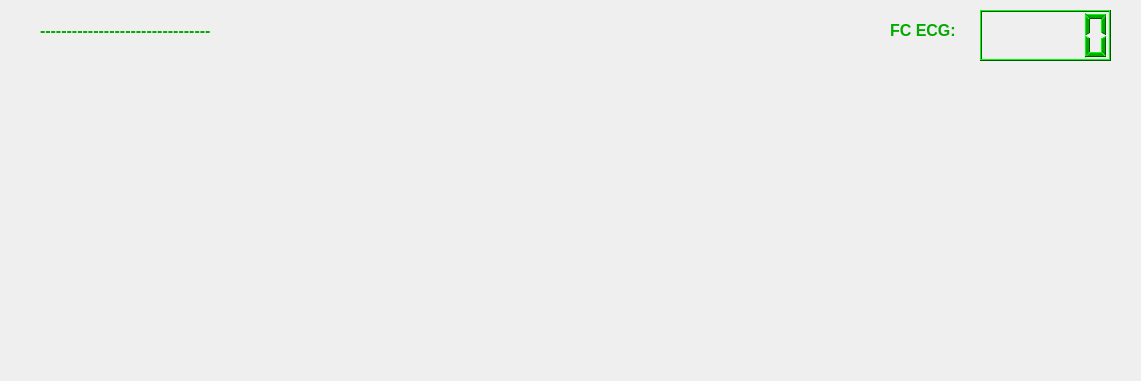
   <widget class="PlotWidget" name="ecgPlot" native="true">
    <property name="geometry">
     <rect>
      <x>30</x>
      <y>60</y>
      <width>1141</width>
      <height>381</height>
     </rect>
    </property>
    <widget class="QLCDNumber" name="ecgHrDisplay">
     <property name="geometry">
      <rect>
       <x>980</x>
       <y>10</y>
       <width>131</width>
       <height>51</height>
      </rect>
     </property>
     <property name="palette">
      <palette>
       <active>
        <colorrole role="WindowText">
         <brush brushstyle="SolidPattern">
          <color alpha="255">
           <red>0</red>
           <green>170</green>
           <blue>0</blue>
          </color>
         </brush>
        </colorrole>
        <colorrole role="Button">
         <brush brushstyle="SolidPattern">
          <color alpha="255">
           <red>0</red>
           <green>170</green>
           <blue>0</blue>
          </color>
         </brush>
        </colorrole>
        <colorrole role="Light">
         <brush brushstyle="SolidPattern">
          <color alpha="255">
           <red>0</red>
           <green>255</green>
           <blue>0</blue>
          </color>
         </brush>
        </colorrole>
        <colorrole role="Midlight">
         <brush brushstyle="SolidPattern">
          <color alpha="255">
           <red>0</red>
           <green>212</green>
           <blue>0</blue>
          </color>
         </brush>
        </colorrole>
        <colorrole role="Dark">
         <brush brushstyle="SolidPattern">
          <color alpha="255">
           <red>0</red>
           <green>85</green>
           <blue>0</blue>
          </color>
         </brush>
        </colorrole>
        <colorrole role="Mid">
         <brush brushstyle="SolidPattern">
          <color alpha="255">
           <red>0</red>
           <green>113</green>
           <blue>0</blue>
          </color>
         </brush>
        </colorrole>
        <colorrole role="Text">
         <brush brushstyle="SolidPattern">
          <color alpha="255">
           <red>0</red>
           <green>170</green>
           <blue>0</blue>
          </color>
         </brush>
        </colorrole>
        <colorrole role="BrightText">
         <brush brushstyle="SolidPattern">
          <color alpha="255">
           <red>255</red>
           <green>255</green>
           <blue>255</blue>
          </color>
         </brush>
        </colorrole>
        <colorrole role="ButtonText">
         <brush brushstyle="SolidPattern">
          <color alpha="255">
           <red>0</red>
           <green>170</green>
           <blue>0</blue>
          </color>
         </brush>
        </colorrole>
        <colorrole role="Base">
         <brush brushstyle="SolidPattern">
          <color alpha="255">
           <red>255</red>
           <green>255</green>
           <blue>255</blue>
          </color>
         </brush>
        </colorrole>
        <colorrole role="Window">
         <brush brushstyle="SolidPattern">
          <color alpha="255">
           <red>0</red>
           <green>170</green>
           <blue>0</blue>
          </color>
         </brush>
        </colorrole>
        <colorrole role="Shadow">
         <brush brushstyle="SolidPattern">
          <color alpha="255">
           <red>0</red>
           <green>0</green>
           <blue>0</blue>
          </color>
         </brush>
        </colorrole>
        <colorrole role="AlternateBase">
         <brush brushstyle="SolidPattern">
          <color alpha="255">
           <red>127</red>
           <green>212</green>
           <blue>127</blue>
          </color>
         </brush>
        </colorrole>
        <colorrole role="ToolTipBase">
         <brush brushstyle="SolidPattern">
          <color alpha="255">
           <red>255</red>
           <green>255</green>
           <blue>220</blue>
          </color>
         </brush>
        </colorrole>
        <colorrole role="ToolTipText">
         <brush brushstyle="SolidPattern">
          <color alpha="255">
           <red>0</red>
           <green>0</green>
           <blue>0</blue>
          </color>
         </brush>
        </colorrole>
       </active>
       <inactive>
        <colorrole role="WindowText">
         <brush brushstyle="SolidPattern">
          <color alpha="255">
           <red>0</red>
           <green>170</green>
           <blue>0</blue>
          </color>
         </brush>
        </colorrole>
        <colorrole role="Button">
         <brush brushstyle="SolidPattern">
          <color alpha="255">
           <red>0</red>
           <green>170</green>
           <blue>0</blue>
          </color>
         </brush>
        </colorrole>
        <colorrole role="Light">
         <brush brushstyle="SolidPattern">
          <color alpha="255">
           <red>0</red>
           <green>255</green>
           <blue>0</blue>
          </color>
         </brush>
        </colorrole>
        <colorrole role="Midlight">
         <brush brushstyle="SolidPattern">
          <color alpha="255">
           <red>0</red>
           <green>212</green>
           <blue>0</blue>
          </color>
         </brush>
        </colorrole>
        <colorrole role="Dark">
         <brush brushstyle="SolidPattern">
          <color alpha="255">
           <red>0</red>
           <green>85</green>
           <blue>0</blue>
          </color>
         </brush>
        </colorrole>
        <colorrole role="Mid">
         <brush brushstyle="SolidPattern">
          <color alpha="255">
           <red>0</red>
           <green>113</green>
           <blue>0</blue>
          </color>
         </brush>
        </colorrole>
        <colorrole role="Text">
         <brush brushstyle="SolidPattern">
          <color alpha="255">
           <red>0</red>
           <green>170</green>
           <blue>0</blue>
          </color>
         </brush>
        </colorrole>
        <colorrole role="BrightText">
         <brush brushstyle="SolidPattern">
          <color alpha="255">
           <red>255</red>
           <green>255</green>
           <blue>255</blue>
          </color>
         </brush>
        </colorrole>
        <colorrole role="ButtonText">
         <brush brushstyle="SolidPattern">
          <color alpha="255">
           <red>0</red>
           <green>170</green>
           <blue>0</blue>
          </color>
         </brush>
        </colorrole>
        <colorrole role="Base">
         <brush brushstyle="SolidPattern">
          <color alpha="255">
           <red>255</red>
           <green>255</green>
           <blue>255</blue>
          </color>
         </brush>
        </colorrole>
        <colorrole role="Window">
         <brush brushstyle="SolidPattern">
          <color alpha="255">
           <red>0</red>
           <green>170</green>
           <blue>0</blue>
          </color>
         </brush>
        </colorrole>
        <colorrole role="Shadow">
         <brush brushstyle="SolidPattern">
          <color alpha="255">
           <red>0</red>
           <green>0</green>
           <blue>0</blue>
          </color>
         </brush>
        </colorrole>
        <colorrole role="AlternateBase">
         <brush brushstyle="SolidPattern">
          <color alpha="255">
           <red>127</red>
           <green>212</green>
           <blue>127</blue>
          </color>
         </brush>
        </colorrole>
        <colorrole role="ToolTipBase">
         <brush brushstyle="SolidPattern">
          <color alpha="255">
           <red>255</red>
           <green>255</green>
           <blue>220</blue>
          </color>
         </brush>
        </colorrole>
        <colorrole role="ToolTipText">
         <brush brushstyle="SolidPattern">
          <color alpha="255">
           <red>0</red>
           <green>0</green>
           <blue>0</blue>
          </color>
         </brush>
        </colorrole>
       </inactive>
       <disabled>
        <colorrole role="WindowText">
         <brush brushstyle="SolidPattern">
          <color alpha="255">
           <red>0</red>
           <green>85</green>
           <blue>0</blue>
          </color>
         </brush>
        </colorrole>
        <colorrole role="Button">
         <brush brushstyle="SolidPattern">
          <color alpha="255">
           <red>0</red>
           <green>170</green>
           <blue>0</blue>
          </color>
         </brush>
        </colorrole>
        <colorrole role="Light">
         <brush brushstyle="SolidPattern">
          <color alpha="255">
           <red>0</red>
           <green>255</green>
           <blue>0</blue>
          </color>
         </brush>
        </colorrole>
        <colorrole role="Midlight">
         <brush brushstyle="SolidPattern">
          <color alpha="255">
           <red>0</red>
           <green>212</green>
           <blue>0</blue>
          </color>
         </brush>
        </colorrole>
        <colorrole role="Dark">
         <brush brushstyle="SolidPattern">
          <color alpha="255">
           <red>0</red>
           <green>85</green>
           <blue>0</blue>
          </color>
         </brush>
        </colorrole>
        <colorrole role="Mid">
         <brush brushstyle="SolidPattern">
          <color alpha="255">
           <red>0</red>
           <green>113</green>
           <blue>0</blue>
          </color>
         </brush>
        </colorrole>
        <colorrole role="Text">
         <brush brushstyle="SolidPattern">
          <color alpha="255">
           <red>0</red>
           <green>85</green>
           <blue>0</blue>
          </color>
         </brush>
        </colorrole>
        <colorrole role="BrightText">
         <brush brushstyle="SolidPattern">
          <color alpha="255">
           <red>255</red>
           <green>255</green>
           <blue>255</blue>
          </color>
         </brush>
        </colorrole>
        <colorrole role="ButtonText">
         <brush brushstyle="SolidPattern">
          <color alpha="255">
           <red>0</red>
           <green>85</green>
           <blue>0</blue>
          </color>
         </brush>
        </colorrole>
        <colorrole role="Base">
         <brush brushstyle="SolidPattern">
          <color alpha="255">
           <red>0</red>
           <green>170</green>
           <blue>0</blue>
          </color>
         </brush>
        </colorrole>
        <colorrole role="Window">
         <brush brushstyle="SolidPattern">
          <color alpha="255">
           <red>0</red>
           <green>170</green>
           <blue>0</blue>
          </color>
         </brush>
        </colorrole>
        <colorrole role="Shadow">
         <brush brushstyle="SolidPattern">
          <color alpha="255">
           <red>0</red>
           <green>0</green>
           <blue>0</blue>
          </color>
         </brush>
        </colorrole>
        <colorrole role="AlternateBase">
         <brush brushstyle="SolidPattern">
          <color alpha="255">
           <red>0</red>
           <green>170</green>
           <blue>0</blue>
          </color>
         </brush>
        </colorrole>
        <colorrole role="ToolTipBase">
         <brush brushstyle="SolidPattern">
          <color alpha="255">
           <red>255</red>
           <green>255</green>
           <blue>220</blue>
          </color>
         </brush>
        </colorrole>
        <colorrole role="ToolTipText">
         <brush brushstyle="SolidPattern">
          <color alpha="255">
           <red>0</red>
           <green>0</green>
           <blue>0</blue>
          </color>
         </brush>
        </colorrole>
       </disabled>
      </palette>
     </property>
    </widget>
    <widget class="QLabel" name="LabelHr">
     <property name="geometry">
      <rect>
       <x>890</x>
       <y>20</y>
       <width>71</width>
       <height>20</height>
      </rect>
     </property>
     <property name="palette">
      <palette>
       <active>
        <colorrole role="WindowText">
         <brush brushstyle="SolidPattern">
          <color alpha="255">
           <red>0</red>
           <green>170</green>
           <blue>0</blue>
          </color>
         </brush>
        </colorrole>
        <colorrole role="Button">
         <brush brushstyle="SolidPattern">
          <color alpha="255">
           <red>0</red>
           <green>170</green>
           <blue>0</blue>
          </color>
         </brush>
        </colorrole>
        <colorrole role="Light">
         <brush brushstyle="SolidPattern">
          <color alpha="255">
           <red>0</red>
           <green>255</green>
           <blue>0</blue>
          </color>
         </brush>
        </colorrole>
        <colorrole role="Midlight">
         <brush brushstyle="SolidPattern">
          <color alpha="255">
           <red>0</red>
           <green>212</green>
           <blue>0</blue>
          </color>
         </brush>
        </colorrole>
        <colorrole role="Dark">
         <brush brushstyle="SolidPattern">
          <color alpha="255">
           <red>0</red>
           <green>85</green>
           <blue>0</blue>
          </color>
         </brush>
        </colorrole>
        <colorrole role="Mid">
         <brush brushstyle="SolidPattern">
          <color alpha="255">
           <red>0</red>
           <green>113</green>
           <blue>0</blue>
          </color>
         </brush>
        </colorrole>
        <colorrole role="Text">
         <brush brushstyle="SolidPattern">
          <color alpha="255">
           <red>255</red>
           <green>255</green>
           <blue>255</blue>
          </color>
         </brush>
        </colorrole>
        <colorrole role="BrightText">
         <brush brushstyle="SolidPattern">
          <color alpha="255">
           <red>255</red>
           <green>255</green>
           <blue>255</blue>
          </color>
         </brush>
        </colorrole>
        <colorrole role="ButtonText">
         <brush brushstyle="SolidPattern">
          <color alpha="255">
           <red>0</red>
           <green>0</green>
           <blue>0</blue>
          </color>
         </brush>
        </colorrole>
        <colorrole role="Base">
         <brush brushstyle="SolidPattern">
          <color alpha="255">
           <red>255</red>
           <green>255</green>
           <blue>255</blue>
          </color>
         </brush>
        </colorrole>
        <colorrole role="Window">
         <brush brushstyle="SolidPattern">
          <color alpha="255">
           <red>0</red>
           <green>170</green>
           <blue>0</blue>
          </color>
         </brush>
        </colorrole>
        <colorrole role="Shadow">
         <brush brushstyle="SolidPattern">
          <color alpha="255">
           <red>0</red>
           <green>0</green>
           <blue>0</blue>
          </color>
         </brush>
        </colorrole>
        <colorrole role="AlternateBase">
         <brush brushstyle="SolidPattern">
          <color alpha="255">
           <red>127</red>
           <green>212</green>
           <blue>127</blue>
          </color>
         </brush>
        </colorrole>
        <colorrole role="ToolTipBase">
         <brush brushstyle="SolidPattern">
          <color alpha="255">
           <red>255</red>
           <green>255</green>
           <blue>220</blue>
          </color>
         </brush>
        </colorrole>
        <colorrole role="ToolTipText">
         <brush brushstyle="SolidPattern">
          <color alpha="255">
           <red>0</red>
           <green>0</green>
           <blue>0</blue>
          </color>
         </brush>
        </colorrole>
       </active>
       <inactive>
        <colorrole role="WindowText">
         <brush brushstyle="SolidPattern">
          <color alpha="255">
           <red>0</red>
           <green>170</green>
           <blue>0</blue>
          </color>
         </brush>
        </colorrole>
        <colorrole role="Button">
         <brush brushstyle="SolidPattern">
          <color alpha="255">
           <red>0</red>
           <green>170</green>
           <blue>0</blue>
          </color>
         </brush>
        </colorrole>
        <colorrole role="Light">
         <brush brushstyle="SolidPattern">
          <color alpha="255">
           <red>0</red>
           <green>255</green>
           <blue>0</blue>
          </color>
         </brush>
        </colorrole>
        <colorrole role="Midlight">
         <brush brushstyle="SolidPattern">
          <color alpha="255">
           <red>0</red>
           <green>212</green>
           <blue>0</blue>
          </color>
         </brush>
        </colorrole>
        <colorrole role="Dark">
         <brush brushstyle="SolidPattern">
          <color alpha="255">
           <red>0</red>
           <green>85</green>
           <blue>0</blue>
          </color>
         </brush>
        </colorrole>
        <colorrole role="Mid">
         <brush brushstyle="SolidPattern">
          <color alpha="255">
           <red>0</red>
           <green>113</green>
           <blue>0</blue>
          </color>
         </brush>
        </colorrole>
        <colorrole role="Text">
         <brush brushstyle="SolidPattern">
          <color alpha="255">
           <red>255</red>
           <green>255</green>
           <blue>255</blue>
          </color>
         </brush>
        </colorrole>
        <colorrole role="BrightText">
         <brush brushstyle="SolidPattern">
          <color alpha="255">
           <red>255</red>
           <green>255</green>
           <blue>255</blue>
          </color>
         </brush>
        </colorrole>
        <colorrole role="ButtonText">
         <brush brushstyle="SolidPattern">
          <color alpha="255">
           <red>0</red>
           <green>0</green>
           <blue>0</blue>
          </color>
         </brush>
        </colorrole>
        <colorrole role="Base">
         <brush brushstyle="SolidPattern">
          <color alpha="255">
           <red>255</red>
           <green>255</green>
           <blue>255</blue>
          </color>
         </brush>
        </colorrole>
        <colorrole role="Window">
         <brush brushstyle="SolidPattern">
          <color alpha="255">
           <red>0</red>
           <green>170</green>
           <blue>0</blue>
          </color>
         </brush>
        </colorrole>
        <colorrole role="Shadow">
         <brush brushstyle="SolidPattern">
          <color alpha="255">
           <red>0</red>
           <green>0</green>
           <blue>0</blue>
          </color>
         </brush>
        </colorrole>
        <colorrole role="AlternateBase">
         <brush brushstyle="SolidPattern">
          <color alpha="255">
           <red>127</red>
           <green>212</green>
           <blue>127</blue>
          </color>
         </brush>
        </colorrole>
        <colorrole role="ToolTipBase">
         <brush brushstyle="SolidPattern">
          <color alpha="255">
           <red>255</red>
           <green>255</green>
           <blue>220</blue>
          </color>
         </brush>
        </colorrole>
        <colorrole role="ToolTipText">
         <brush brushstyle="SolidPattern">
          <color alpha="255">
           <red>0</red>
           <green>0</green>
           <blue>0</blue>
          </color>
         </brush>
        </colorrole>
       </inactive>
       <disabled>
        <colorrole role="WindowText">
         <brush brushstyle="SolidPattern">
          <color alpha="255">
           <red>0</red>
           <green>85</green>
           <blue>0</blue>
          </color>
         </brush>
        </colorrole>
        <colorrole role="Button">
         <brush brushstyle="SolidPattern">
          <color alpha="255">
           <red>0</red>
           <green>170</green>
           <blue>0</blue>
          </color>
         </brush>
        </colorrole>
        <colorrole role="Light">
         <brush brushstyle="SolidPattern">
          <color alpha="255">
           <red>0</red>
           <green>255</green>
           <blue>0</blue>
          </color>
         </brush>
        </colorrole>
        <colorrole role="Midlight">
         <brush brushstyle="SolidPattern">
          <color alpha="255">
           <red>0</red>
           <green>212</green>
           <blue>0</blue>
          </color>
         </brush>
        </colorrole>
        <colorrole role="Dark">
         <brush brushstyle="SolidPattern">
          <color alpha="255">
           <red>0</red>
           <green>85</green>
           <blue>0</blue>
          </color>
         </brush>
        </colorrole>
        <colorrole role="Mid">
         <brush brushstyle="SolidPattern">
          <color alpha="255">
           <red>0</red>
           <green>113</green>
           <blue>0</blue>
          </color>
         </brush>
        </colorrole>
        <colorrole role="Text">
         <brush brushstyle="SolidPattern">
          <color alpha="255">
           <red>0</red>
           <green>85</green>
           <blue>0</blue>
          </color>
         </brush>
        </colorrole>
        <colorrole role="BrightText">
         <brush brushstyle="SolidPattern">
          <color alpha="255">
           <red>255</red>
           <green>255</green>
           <blue>255</blue>
          </color>
         </brush>
        </colorrole>
        <colorrole role="ButtonText">
         <brush brushstyle="SolidPattern">
          <color alpha="255">
           <red>0</red>
           <green>85</green>
           <blue>0</blue>
          </color>
         </brush>
        </colorrole>
        <colorrole role="Base">
         <brush brushstyle="SolidPattern">
          <color alpha="255">
           <red>0</red>
           <green>170</green>
           <blue>0</blue>
          </color>
         </brush>
        </colorrole>
        <colorrole role="Window">
         <brush brushstyle="SolidPattern">
          <color alpha="255">
           <red>0</red>
           <green>170</green>
           <blue>0</blue>
          </color>
         </brush>
        </colorrole>
        <colorrole role="Shadow">
         <brush brushstyle="SolidPattern">
          <color alpha="255">
           <red>0</red>
           <green>0</green>
           <blue>0</blue>
          </color>
         </brush>
        </colorrole>
        <colorrole role="AlternateBase">
         <brush brushstyle="SolidPattern">
          <color alpha="255">
           <red>0</red>
           <green>170</green>
           <blue>0</blue>
          </color>
         </brush>
        </colorrole>
        <colorrole role="ToolTipBase">
         <brush brushstyle="SolidPattern">
          <color alpha="255">
           <red>255</red>
           <green>255</green>
           <blue>220</blue>
          </color>
         </brush>
        </colorrole>
        <colorrole role="ToolTipText">
         <brush brushstyle="SolidPattern">
          <color alpha="255">
           <red>0</red>
           <green>0</green>
           <blue>0</blue>
          </color>
         </brush>
        </colorrole>
       </disabled>
      </palette>
     </property>
     <property name="font">
      <font>
       <pointsize>12</pointsize>
       <weight>75</weight>
       <bold>true</bold>
      </font>
     </property>
     <property name="text">
      <string>FC ECG:</string>
     </property>
    </widget>
    <widget class="QLabel" name="LabelEcgState">
     <property name="geometry">
      <rect>
       <x>40</x>
       <y>20</y>
       <width>291</width>
       <height>20</height>
      </rect>
     </property>
     <property name="palette">
      <palette>
       <active>
        <colorrole role="WindowText">
         <brush brushstyle="SolidPattern">
          <color alpha="255">
           <red>0</red>
           <green>170</green>
           <blue>0</blue>
          </color>
         </brush>
        </colorrole>
        <colorrole role="Button">
         <brush brushstyle="SolidPattern">
          <color alpha="255">
           <red>0</red>
           <green>170</green>
           <blue>0</blue>
          </color>
         </brush>
        </colorrole>
        <colorrole role="Light">
         <brush brushstyle="SolidPattern">
          <color alpha="255">
           <red>0</red>
           <green>255</green>
           <blue>0</blue>
          </color>
         </brush>
        </colorrole>
        <colorrole role="Midlight">
         <brush brushstyle="SolidPattern">
          <color alpha="255">
           <red>0</red>
           <green>212</green>
           <blue>0</blue>
          </color>
         </brush>
        </colorrole>
        <colorrole role="Dark">
         <brush brushstyle="SolidPattern">
          <color alpha="255">
           <red>0</red>
           <green>85</green>
           <blue>0</blue>
          </color>
         </brush>
        </colorrole>
        <colorrole role="Mid">
         <brush brushstyle="SolidPattern">
          <color alpha="255">
           <red>0</red>
           <green>113</green>
           <blue>0</blue>
          </color>
         </brush>
        </colorrole>
        <colorrole role="Text">
         <brush brushstyle="SolidPattern">
          <color alpha="255">
           <red>255</red>
           <green>255</green>
           <blue>255</blue>
          </color>
         </brush>
        </colorrole>
        <colorrole role="BrightText">
         <brush brushstyle="SolidPattern">
          <color alpha="255">
           <red>255</red>
           <green>255</green>
           <blue>255</blue>
          </color>
         </brush>
        </colorrole>
        <colorrole role="ButtonText">
         <brush brushstyle="SolidPattern">
          <color alpha="255">
           <red>0</red>
           <green>0</green>
           <blue>0</blue>
          </color>
         </brush>
        </colorrole>
        <colorrole role="Base">
         <brush brushstyle="SolidPattern">
          <color alpha="255">
           <red>255</red>
           <green>255</green>
           <blue>255</blue>
          </color>
         </brush>
        </colorrole>
        <colorrole role="Window">
         <brush brushstyle="SolidPattern">
          <color alpha="255">
           <red>0</red>
           <green>170</green>
           <blue>0</blue>
          </color>
         </brush>
        </colorrole>
        <colorrole role="Shadow">
         <brush brushstyle="SolidPattern">
          <color alpha="255">
           <red>0</red>
           <green>0</green>
           <blue>0</blue>
          </color>
         </brush>
        </colorrole>
        <colorrole role="AlternateBase">
         <brush brushstyle="SolidPattern">
          <color alpha="255">
           <red>127</red>
           <green>212</green>
           <blue>127</blue>
          </color>
         </brush>
        </colorrole>
        <colorrole role="ToolTipBase">
         <brush brushstyle="SolidPattern">
          <color alpha="255">
           <red>255</red>
           <green>255</green>
           <blue>220</blue>
          </color>
         </brush>
        </colorrole>
        <colorrole role="ToolTipText">
         <brush brushstyle="SolidPattern">
          <color alpha="255">
           <red>0</red>
           <green>0</green>
           <blue>0</blue>
          </color>
         </brush>
        </colorrole>
       </active>
       <inactive>
        <colorrole role="WindowText">
         <brush brushstyle="SolidPattern">
          <color alpha="255">
           <red>0</red>
           <green>170</green>
           <blue>0</blue>
          </color>
         </brush>
        </colorrole>
        <colorrole role="Button">
         <brush brushstyle="SolidPattern">
          <color alpha="255">
           <red>0</red>
           <green>170</green>
           <blue>0</blue>
          </color>
         </brush>
        </colorrole>
        <colorrole role="Light">
         <brush brushstyle="SolidPattern">
          <color alpha="255">
           <red>0</red>
           <green>255</green>
           <blue>0</blue>
          </color>
         </brush>
        </colorrole>
        <colorrole role="Midlight">
         <brush brushstyle="SolidPattern">
          <color alpha="255">
           <red>0</red>
           <green>212</green>
           <blue>0</blue>
          </color>
         </brush>
        </colorrole>
        <colorrole role="Dark">
         <brush brushstyle="SolidPattern">
          <color alpha="255">
           <red>0</red>
           <green>85</green>
           <blue>0</blue>
          </color>
         </brush>
        </colorrole>
        <colorrole role="Mid">
         <brush brushstyle="SolidPattern">
          <color alpha="255">
           <red>0</red>
           <green>113</green>
           <blue>0</blue>
          </color>
         </brush>
        </colorrole>
        <colorrole role="Text">
         <brush brushstyle="SolidPattern">
          <color alpha="255">
           <red>255</red>
           <green>255</green>
           <blue>255</blue>
          </color>
         </brush>
        </colorrole>
        <colorrole role="BrightText">
         <brush brushstyle="SolidPattern">
          <color alpha="255">
           <red>255</red>
           <green>255</green>
           <blue>255</blue>
          </color>
         </brush>
        </colorrole>
        <colorrole role="ButtonText">
         <brush brushstyle="SolidPattern">
          <color alpha="255">
           <red>0</red>
           <green>0</green>
           <blue>0</blue>
          </color>
         </brush>
        </colorrole>
        <colorrole role="Base">
         <brush brushstyle="SolidPattern">
          <color alpha="255">
           <red>255</red>
           <green>255</green>
           <blue>255</blue>
          </color>
         </brush>
        </colorrole>
        <colorrole role="Window">
         <brush brushstyle="SolidPattern">
          <color alpha="255">
           <red>0</red>
           <green>170</green>
           <blue>0</blue>
          </color>
         </brush>
        </colorrole>
        <colorrole role="Shadow">
         <brush brushstyle="SolidPattern">
          <color alpha="255">
           <red>0</red>
           <green>0</green>
           <blue>0</blue>
          </color>
         </brush>
        </colorrole>
        <colorrole role="AlternateBase">
         <brush brushstyle="SolidPattern">
          <color alpha="255">
           <red>127</red>
           <green>212</green>
           <blue>127</blue>
          </color>
         </brush>
        </colorrole>
        <colorrole role="ToolTipBase">
         <brush brushstyle="SolidPattern">
          <color alpha="255">
           <red>255</red>
           <green>255</green>
           <blue>220</blue>
          </color>
         </brush>
        </colorrole>
        <colorrole role="ToolTipText">
         <brush brushstyle="SolidPattern">
          <color alpha="255">
           <red>0</red>
           <green>0</green>
           <blue>0</blue>
          </color>
         </brush>
        </colorrole>
       </inactive>
       <disabled>
        <colorrole role="WindowText">
         <brush brushstyle="SolidPattern">
          <color alpha="255">
           <red>0</red>
           <green>85</green>
           <blue>0</blue>
          </color>
         </brush>
        </colorrole>
        <colorrole role="Button">
         <brush brushstyle="SolidPattern">
          <color alpha="255">
           <red>0</red>
           <green>170</green>
           <blue>0</blue>
          </color>
         </brush>
        </colorrole>
        <colorrole role="Light">
         <brush brushstyle="SolidPattern">
          <color alpha="255">
           <red>0</red>
           <green>255</green>
           <blue>0</blue>
          </color>
         </brush>
        </colorrole>
        <colorrole role="Midlight">
         <brush brushstyle="SolidPattern">
          <color alpha="255">
           <red>0</red>
           <green>212</green>
           <blue>0</blue>
          </color>
         </brush>
        </colorrole>
        <colorrole role="Dark">
         <brush brushstyle="SolidPattern">
          <color alpha="255">
           <red>0</red>
           <green>85</green>
           <blue>0</blue>
          </color>
         </brush>
        </colorrole>
        <colorrole role="Mid">
         <brush brushstyle="SolidPattern">
          <color alpha="255">
           <red>0</red>
           <green>113</green>
           <blue>0</blue>
          </color>
         </brush>
        </colorrole>
        <colorrole role="Text">
         <brush brushstyle="SolidPattern">
          <color alpha="255">
           <red>0</red>
           <green>85</green>
           <blue>0</blue>
          </color>
         </brush>
        </colorrole>
        <colorrole role="BrightText">
         <brush brushstyle="SolidPattern">
          <color alpha="255">
           <red>255</red>
           <green>255</green>
           <blue>255</blue>
          </color>
         </brush>
        </colorrole>
        <colorrole role="ButtonText">
         <brush brushstyle="SolidPattern">
          <color alpha="255">
           <red>0</red>
           <green>85</green>
           <blue>0</blue>
          </color>
         </brush>
        </colorrole>
        <colorrole role="Base">
         <brush brushstyle="SolidPattern">
          <color alpha="255">
           <red>0</red>
           <green>170</green>
           <blue>0</blue>
          </color>
         </brush>
        </colorrole>
        <colorrole role="Window">
         <brush brushstyle="SolidPattern">
          <color alpha="255">
           <red>0</red>
           <green>170</green>
           <blue>0</blue>
          </color>
         </brush>
        </colorrole>
        <colorrole role="Shadow">
         <brush brushstyle="SolidPattern">
          <color alpha="255">
           <red>0</red>
           <green>0</green>
           <blue>0</blue>
          </color>
         </brush>
        </colorrole>
        <colorrole role="AlternateBase">
         <brush brushstyle="SolidPattern">
          <color alpha="255">
           <red>0</red>
           <green>170</green>
           <blue>0</blue>
          </color>
         </brush>
        </colorrole>
        <colorrole role="ToolTipBase">
         <brush brushstyle="SolidPattern">
          <color alpha="255">
           <red>255</red>
           <green>255</green>
           <blue>220</blue>
          </color>
         </brush>
        </colorrole>
        <colorrole role="ToolTipText">
         <brush brushstyle="SolidPattern">
          <color alpha="255">
           <red>0</red>
           <green>0</green>
           <blue>0</blue>
          </color>
         </brush>
        </colorrole>
       </disabled>
      </palette>
     </property>
     <property name="font">
      <font>
       <pointsize>12</pointsize>
       <weight>75</weight>
       <bold>true</bold>
      </font>
     </property>
     <property name="text">
      <string>--------------------------------</string>
     </property>
    </widget>
   </widget>
